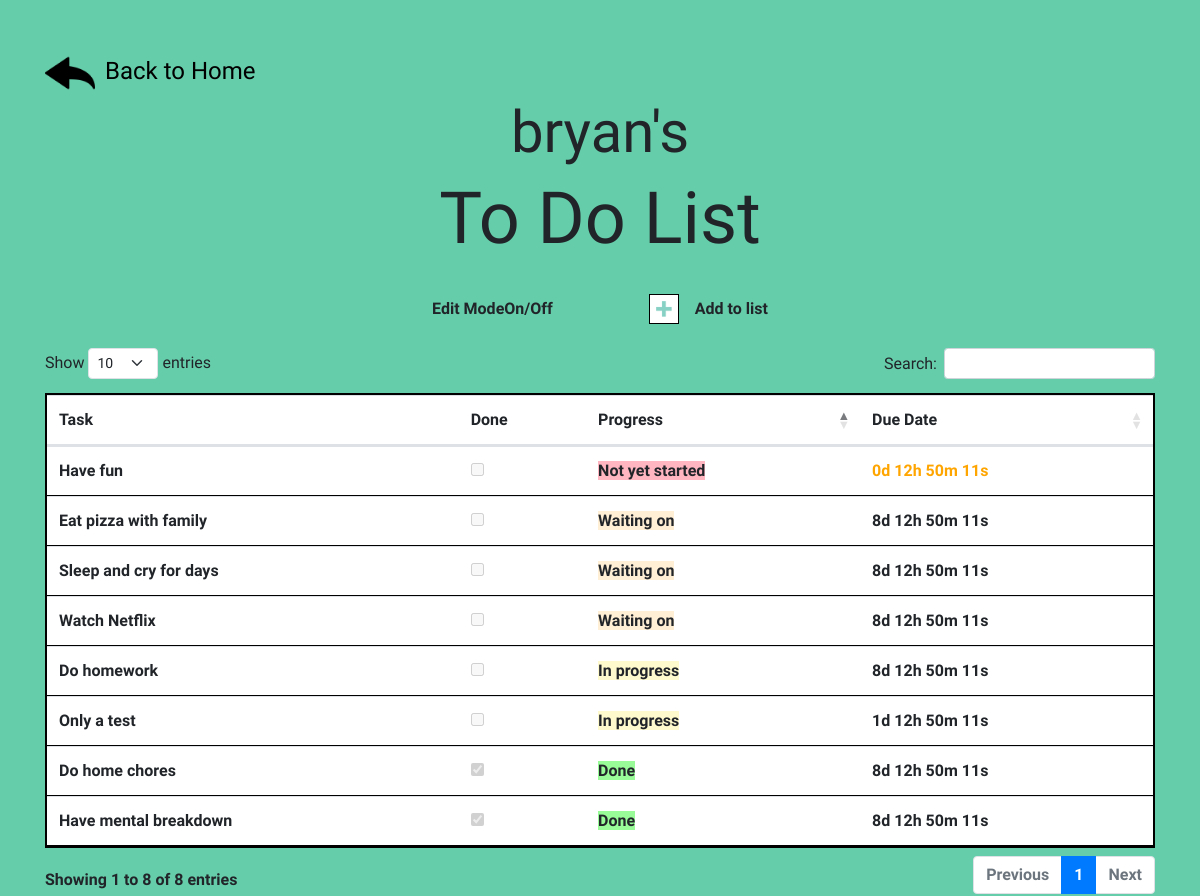
Screenshot of /list.php (signed in) with the database file from the repository.
### tables this page shows
CREATE TABLE `todolist` (
  `task` varchar(50) NOT NULL,
  `done` tinyint(1) NOT NULL,
  `progress` varchar(15) NOT NULL,
  `user_id` int(11) NOT NULL,
  `due_date` date DEFAULT NULL
);

### list.php (the view, shortened to what this page needs)
<!DOCTYPE html>
<html lang="en">
<head>
    <link rel="stylesheet" type="text/css" href="list.css?v=<?php echo time(); ?>" />
    <link rel="stylesheet" href="https://cdnjs.cloudflare.com/ajax/libs/twitter-bootstrap/5.3.0/css/bootstrap.min.css">
    <link rel="stylesheet" href="https://cdn.datatables.net/1.13.6/css/dataTables.bootstrap5.min.css">
    <link rel="stylesheet" href="https://cdn.jsdelivr.net/npm/bootstrap@4.1.3/dist/css/bootstrap.min.css">
</head>
<body class="body">
    <?php
        require 'db.php';
    ?>
    <div class="mt-5 container d-flex flex-column justify-content-center">
        <a href="homepage.php" style="color: black; font-family: 'Kaushan Script', cursive; font-size: 24px; text-decoration: none;"><img class="img-fluid" id="back-button" src="./assets/back.png" style="margin-right: 10px;"/>Back to Home</a>
        <?php echo "<h1 class='user text-center'>" . $_COOKIE['user_name'] . "'s </h1>" ?>
        <h1 class="title text-center">To Do List</h1><br />
        <div class="d-flex justify-content-between align-self-center align-items-center">
            <div class="mx-5 d-flex flex-column flex-md-row justify-content-center align-items-center" id="choose-box">
                <div class="text-center">Edit Mode</div>
                <div class="text-center">On/Off</div>
            </div>
            <div class="mx-5 d-flex flex-column flex-md-row justify-content-center align-self-center align-items-center" id="choose-box">
                <div class="mr-md-3 d-flex align-self-center"><a href="list.php?action=add"><img class="img-fluid" id="add-button" src="./assets/add.png"/></a></div>
                <div class="text-center">Add to list</div>
            </div>
        </div>
        <br />
        <table class="table" id="table" style="border: 2px solid black">
            <thead>
                <tr>
                    <th scope="col">Task</th>
                    <th scope="col">Done</th>
                    <th scope="col">Progress</th>
                    <th scope="col">Due Date</th>
                </tr>
            </thead>
        <?php
            $q = "SELECT * FROM todolist WHERE user_id = " . $_COOKIE['user_id'] . ";";
            $query = mysqli_query($db, $q);
            $index = 0;
            echo "<tbody>";
            while($hasil = mysqli_fetch_array($query)){
                echo "<tr>";
                echo "<td>" . $hasil['task'] . "</td>";
                echo "<td>" . "<input type='checkbox' disabled " . ($hasil['done'] == 1 ? 'checked' : '') . "></td>";
                echo "<td>" . "<span style='background-color:" . (
                    $hasil['progress'] == "Done" ? 'PaleGreen' : (
                        $hasil['progress'] == "In progress" ? 'LemonChiffon' : (
                            $hasil['progress'] == "Waiting on" ? 'PapayaWhip' : 'LightPink'
                        )
                    )
                ). ";'>" . $hasil['progress'] . "</span></td>";
                echo "<td id='countdown" . $index . "'></td>";
                echo "</tr>";
                $index++;
            }
            echo "</tbody></table>";
        ?>
    </div>
</body>
</html>

### list.css (style rules this page uses)
@media (min-width: 768px) { .mr-md-3 { margin-right: 3px; } }
.body { background-color: #66CDAA; }
.user { font-family: 'Kaushan Script', cursive; font-size: 58px; }
.title { font-family: 'Kaushan Script', cursive; font-size: 72px; }
thead { font-family: 'Catamaran', sans-serif; font-weight: 800; }
tbody { font-family: 'Catamaran', sans-serif; font-weight: 600; }
#choose-box { font-family: 'Catamaran', sans-serif; font-weight: 800; }
#back-button { width: 50px; height: 50px; }
#add-button { border: 1px solid black; background-color: white; width: 30px; width: 30px; }

### rows the page displays
todolist: task "Do home chores", done "☑", progress "Done"
todolist: task "Do homework", progress "In progress"
todolist: task "Eat pizza with family", progress "Waiting on"
todolist: task "Have fun", progress "Not yet started"
todolist: task "Have mental breakdown", done "☑", progress "Done"
todolist: task "Only a test", progress "In progress"
todolist: task "Sleep and cry for days", progress "Waiting on"
todolist: task "Watch Netflix", progress "Waiting on"

### other values shown
$_COOKIE['user_name'] "bryan"
